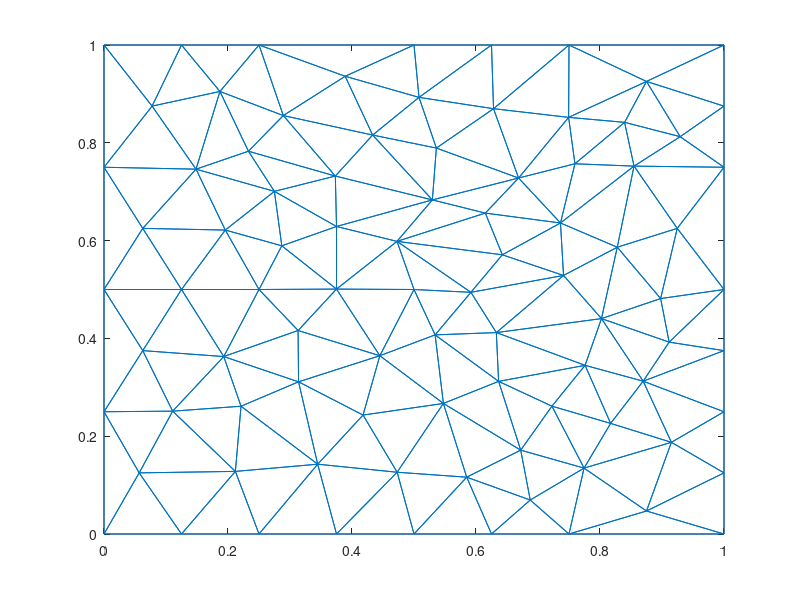

MATLAB code for this plot:
nodes = [0,0;
1,0;
1,1;
0,1;
0.5,0.5;
0,0.5;
0.0625,0.625;
0.25,0.5;
0,0.25;
0.5,0;
0,0.75;
0.125,0.5;
0.5,1;
0.433275,0.815849;
0.148437,0.746094;
0.195626,0.621564;
0.529625,0.683244;
0.375,0.628853;
0.25,1;
0.373136,0.732013;
0.286769,0.589388;
0.375,0.500839;
0.27482,0.700717;
0.313771,0.311229;
0.313066,0.416148;
0.0625,0.375;
0.193152,0.362881;
0.25,0;
0.221019,0.261294;
0.110735,0.251224;
0.0567566,0.125;
0.289186,0.855722;
0.0775596,0.875;
0.232942,0.782767;
0.125,1;
0.186981,0.904974;
0.344656,0.142753;
0.125,0;
0.472573,0.598451;
0.924569,0.625;
0.38898,0.936063;
0.211891,0.128028;
0.375,0;
0.547402,0.26699;
0.444875,0.364572;
0.417838,0.243238;
0.47281,0.126311;
0.625,0;
0.75,0;
0.536065,0.78923;
0.75,1;
1,0.5;
0.6875,0.0694813;
0.585002,0.116209;
0.625,1;
0.642467,0.570984;
0.508074,0.892911;
1,0.25;
0.668679,0.727983;
0.749387,0.852019;
0.628269,0.869741;
0.736262,0.636012;
0.802373,0.440498;
0.82784,0.586474;
0.741191,0.528744;
0.632806,0.411914;
0.615033,0.656252;
0.854872,0.752318;
0.534065,0.407201;
1,0.75;
0.875,0.925491;
0.897806,0.481478;
1,0.375;
0.591791,0.494234;
0.722482,0.261441;
0.67209,0.171457;
0.774275,0.134747;
1,0.875;
0.839631,0.841845;
0.759557,0.757126;
0.92931,0.8125;
0.869619,0.3125;
0.875,0.0470411;
0.911511,0.392352;
0.775933,0.344943;
0.817138,0.226203;
1,0.125;
0.915154,0.1875;
0.63646,0.312134;
];
triangles = [76,77,75;
12,6,26;
8,16,12;
11,6,7;
24,45,25;
25,22,8;
24,27,29;
12,7,6;
6,9,26;
28,42,38;
14,17,50;
7,15,11;
17,20,18;
21,16,8;
25,45,22;
16,23,15;
34,15,23;
16,15,7;
15,33,11;
50,57,14;
12,16,7;
18,21,22;
35,36,19;
4,11,33;
14,20,17;
14,32,20;
23,18,20;
17,18,39;
41,57,13;
59,50,17;
22,21,8;
32,14,41;
12,27,8;
22,5,39;
16,21,23;
18,23,21;
24,25,27;
37,29,42;
12,26,27;
46,24,37;
9,1,31;
8,27,25;
26,9,30;
29,37,24;
42,30,31;
27,26,30;
42,28,37;
9,31,30;
30,29,27;
10,47,43;
24,46,45;
15,34,36;
20,32,34;
35,4,33;
20,34,23;
34,32,36;
36,33,15;
36,35,33;
19,36,32;
47,46,37;
22,39,18;
31,1,38;
39,5,74;
89,85,66;
13,57,55;
13,19,41;
19,32,41;
30,42,29;
38,42,31;
48,49,53;
37,28,43;
68,64,40;
44,89,69;
22,45,5;
37,43,47;
44,45,46;
44,47,54;
44,46,47;
48,53,54;
39,56,67;
59,17,67;
10,48,54;
71,51,60;
55,57,61;
41,14,57;
84,52,72;
57,50,61;
2,83,49;
64,65,63;
54,47,10;
60,61,59;
67,62,59;
59,61,50;
62,64,68;
63,85,82;
74,65,56;
54,53,76;
68,80,62;
61,51,55;
68,40,70;
61,60,51;
65,62,56;
71,3,51;
65,66,63;
73,82,58;
70,40,52;
72,40,64;
39,74,56;
63,72,64;
45,69,5;
69,89,66;
39,67,17;
62,67,56;
70,78,81;
80,79,60;
44,69,45;
74,69,66;
40,72,52;
65,64,62;
78,3,71;
79,80,68;
82,86,88;
79,71,60;
77,86,75;
84,82,73;
69,74,5;
65,74,66;
44,54,76;
84,63,82;
77,76,53;
76,75,89;
49,77,53;
83,87,88;
68,70,81;
71,79,81;
60,59,80;
62,80,59;
71,81,78;
68,81,79;
88,87,58;
77,49,83;
52,84,73;
63,84,72;
66,85,63;
86,85,75;
77,83,88;
85,86,82;
82,88,58;
83,2,87;
88,86,77;
76,89,44;
85,89,75;
];
trimesh(triangles, nodes(:,1), nodes(:,2));
